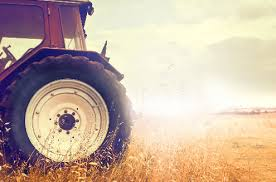
//> input picture test3/images/picture.jpeg, 276 x 182 px
$ ./main   (built with g++ and OpenCV 4)
//> lines starting //> are read from the running program, lines starting //| are printed output that depends on the picture
#include <iostream>
#include <opencv2/opencv.hpp>
#include <math.h>

using namespace cv;
using namespace std;

int main() {
    Mat src = imread("../images/picture.jpeg");
//> src is the input picture: 182 rows x 276 cols, CV_8UC3; mean B, G, R 161.5, 177.8, 198.7
    if(!src.data) {
        cout << "image doesn't exist!" << endl;
        return -1;
    }
    imshow("src", src);


    Mat dst = src.clone();
//    dst.create(src.size(), src.type());
    cvtColor(src, dst, CV_BGR2GRAY);
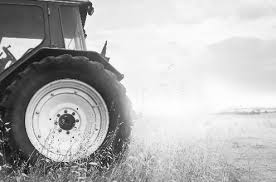
//> dst: 182 rows x 276 cols, CV_8UC1; min 6, max 255, mean 182.2
    imshow("dst", dst);
    int height = src.rows;
//> height = 182
    int width = src.cols;
//> width = 276
    int channels = src.channels();
//> channels = 3
    for(int i = 0; i < height; i++) {
        for(int j = 0; j < width; j++) {
            if(channels == 1) {
                int gray = dst.at<uchar>(i, j);
                dst.at<uchar>(i, j) = 255 - gray;
            } else if (channels == 3) {
                int b = src.at<Vec3b>(i, j)[0];
                int g = src.at<Vec3b>(i, j)[1];
                int r = src.at<Vec3b>(i, j)[2];
                src.at<Vec3b>(i , j)[0] = 255 - b;  // 对每个像素值进行改变操作
                src.at<Vec3b>(i , j)[1] = 255 - g;
                src.at<Vec3b>(i , j)[2] = 255 - r;

                dst.at<uchar>(i,j) = max(b, max(g, r));
            }
        }
    }
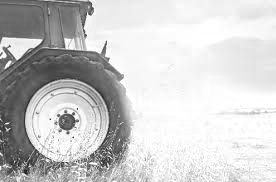
//> dst: 182 rows x 276 cols, CV_8UC1; min 15, max 255, mean 203.6
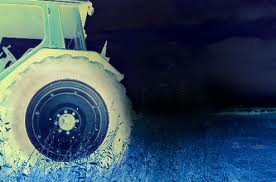
//> src: 182 rows x 276 cols, CV_8UC3; mean B, G, R 93.5, 77.2, 56.3
    imshow("dst_after", dst);
//    Mat dst1;
//    bitwise_not(dst, dst1); // 对每个像素值取非
    imshow("src_after", src);
    waitKey(0);
    return 0;
}
